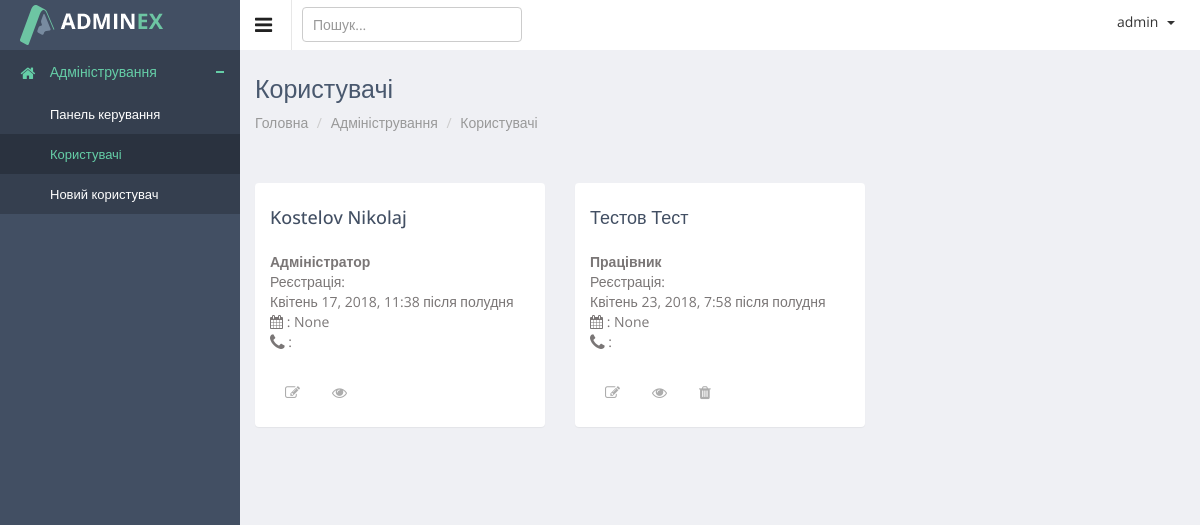
/admin/users/list/ (signed in), run on an earlier commit of the app's database.
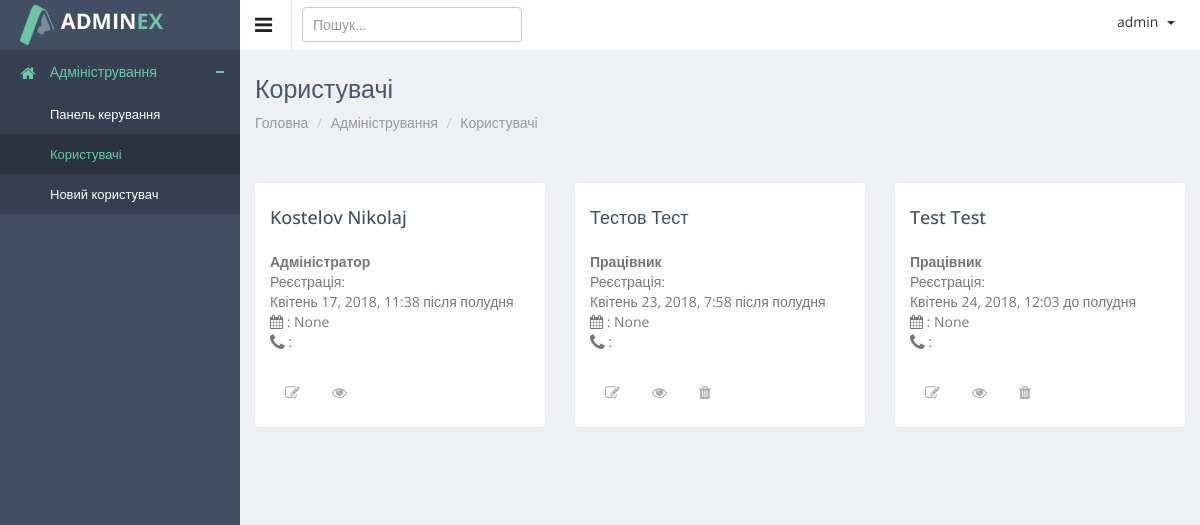
And on a later commit of the database.
### authapp/models.py (models this page shows)
class ProjectUser(AbstractUser):
    parent_name = models.CharField(verbose_name='по-батькові', max_length=20, blank=True)
    date_of_birth = models.DateField(verbose_name='дата народження', blank=True, null=True)
    phone1 = models.CharField(verbose_name='номер телефона', max_length=16, blank=True)
    phone2 = models.CharField(verbose_name='номер телефона', max_length=16, blank=True, null=True)
    avatar = models.ImageField(verbose_name='фото', upload_to='users_avatars', blank=True)
    is_dir = models.BooleanField(verbose_name='керівник', default=False)
    is_assistant = models.BooleanField(verbose_name='помічник', default=False)
    is_client = models.BooleanField(verbose_name='клієнт', default=False)
    def __str__(self):
        return self.username

### adminapp/views.py (the view)
@user_passes_test(lambda user: user.is_superuser)
def users_list_view(request):
    title = 'Користувачі'
    users_list = ProjectUser.objects.all().order_by('-is_active', 'username')
    context = {
        'title': title,
        'object_list': users_list,
    }
    return render(request, 'adminapp/users_list.html', context)

### adminapp/templatetags/tags.py (called while the page is built)
@register.filter
def default_avatar(string):
    if not string:
        string = 'users_avatars/gravatar.png'
    new_string = f'{URL_PREFIX}{string}'
    return new_string

### adminapp/templates/adminapp/users_list.html (shortened to what this page needs)
{% extends 'adminapp/index.html' %}
{% load staticfiles %}
{% load tags %}
{% block breadcrumbs %}
    <ul class="breadcrumb">
        <li>
            {{ block.super }}
        </li>
        <li><a href="{% url 'admin:users' %}">{{ title }}</a></li>
    </ul>
{% endblock %}
{% block container %}
<div class="directory-info-row">
    <div class="row">
        {% for object in object_list %}
        <div class="col-lg-4 col-sm-6">
            <div class="panel">
                <div class="panel-body">
                    <h4>{{ object.last_name }} {{ object.first_name }}</h4>
                    <div class="media">
                        <div class="media-body">
                            <address>
                                <strong>
                                    {% if object.is_superuser %}Адміністратор
                                    {% elif object.is_dir %}Керівник
                                    {% elif object.is_assistant %}Помічник
                                    {% else %}Працівник
                                    {% endif %}
                                </strong><br>
                                Реєстрація:<br> {{ object.date_joined }}<br>
                                <i class="fa fa-calendar" title="дата народження"></i> : {{ object.date_of_birth }}<br>
                                <i class="fa fa-phone fa-lg"></i> : {{ object.phone1 }}
                            </address>
                            <ul class="nav nav-pills p-option">
                                <li>
                                    <a href="{% url 'admin:user_update' object.pk %}">
                                        <i class="fa fa-edit" title="Редагувати"></i>
                                    </a>
                                </li>
                                <li>
                                    <a href="{% url 'admin:user_detail' object.pk %}">
                                        <i class="fa fa-eye" title="Переглянути"></i>
                                    </a>
                                </li>
                                <li>
                                    {% if not object.is_superuser %}
                                    <a href="#"><i class="fa fa-trash" title="Видалити"></i></a>
                                    {% endif %}
                                </li>
                            </ul>
                        </div>
                    </div>
                </div>
            </div>
        </div>
        {% endfor %}
    </div>
</div>
{% endblock %}

### mainapp/templates/mainapp/includes/inc_right_menu.html (shortened to what this page needs)
{% load staticfiles %}
{% load tags %}
<ul class="notification-menu">
    <li>
        <a href="#" class="btn btn-default dropdown-toggle" data-toggle="dropdown">
            {{ user }}
            <span class="caret"></span>
        </a>
    </li>
</ul>

What changed in the data, as far as the page shows it:
added ProjectUser: last_name "Test", first_name "Test", is_superuser "Працівник", date_joined "Квітень 24, 2018, 12:03 до полудня", date_of_birth "None"
